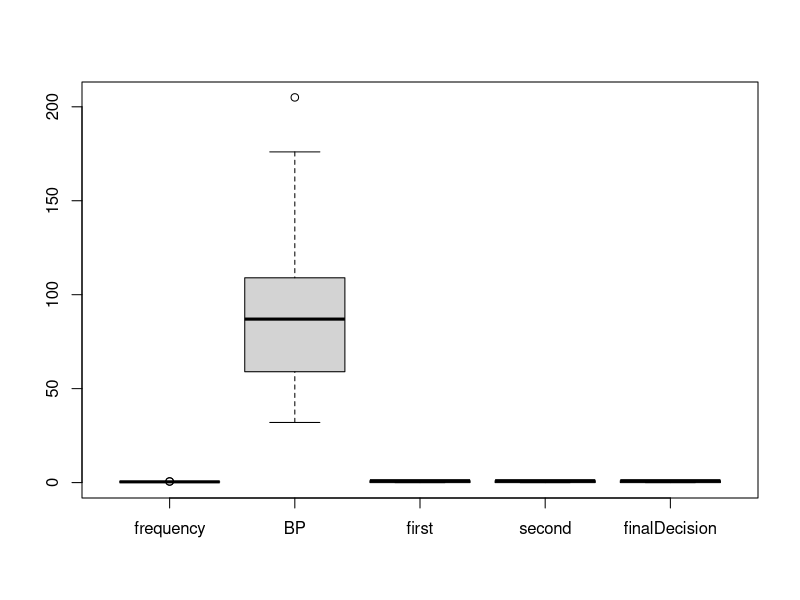
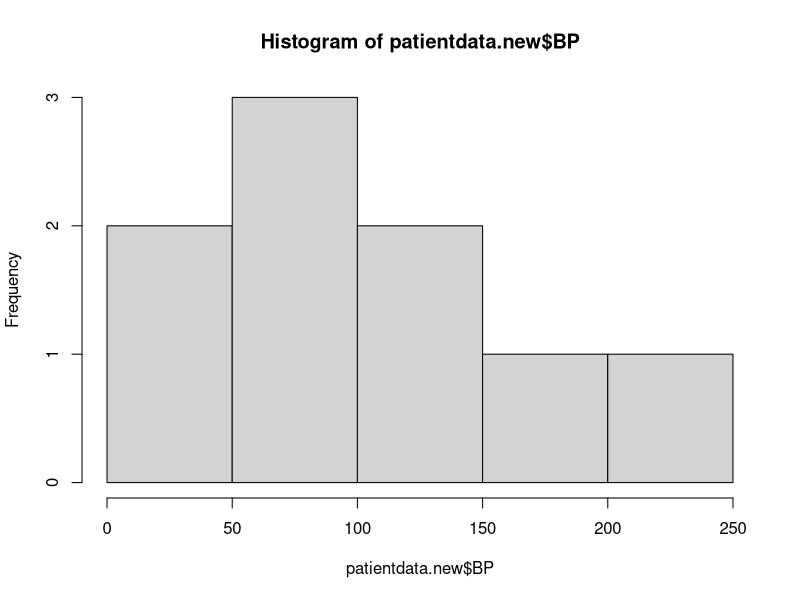
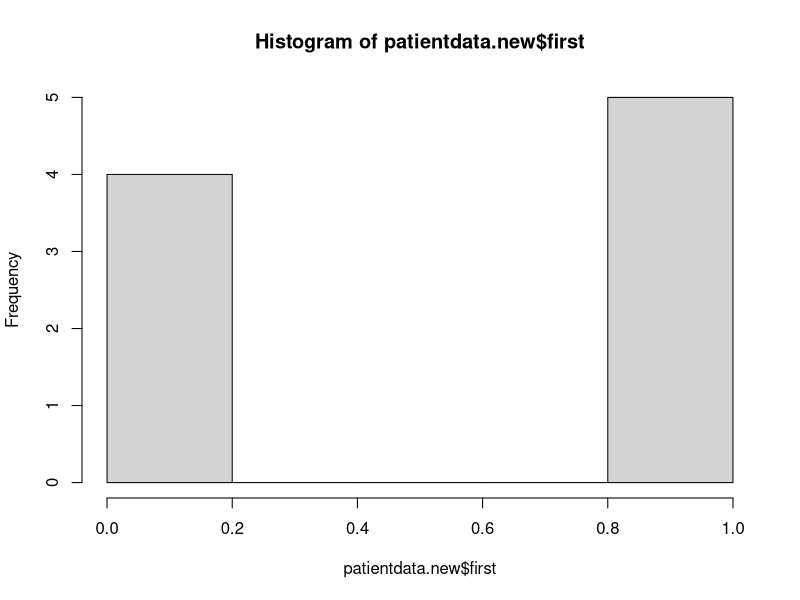
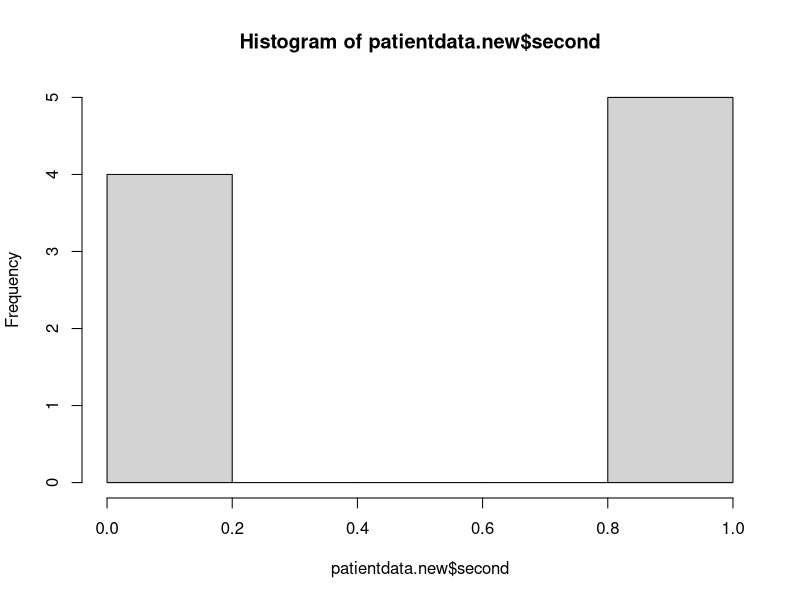
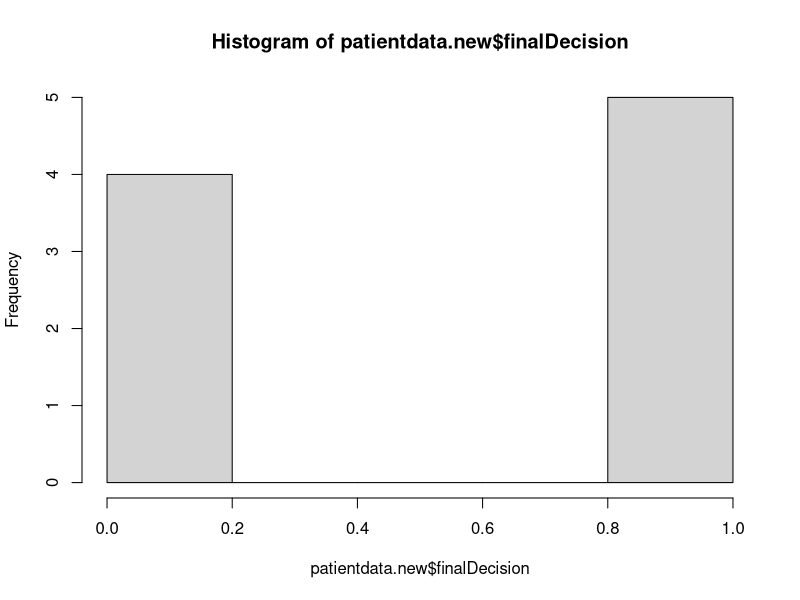
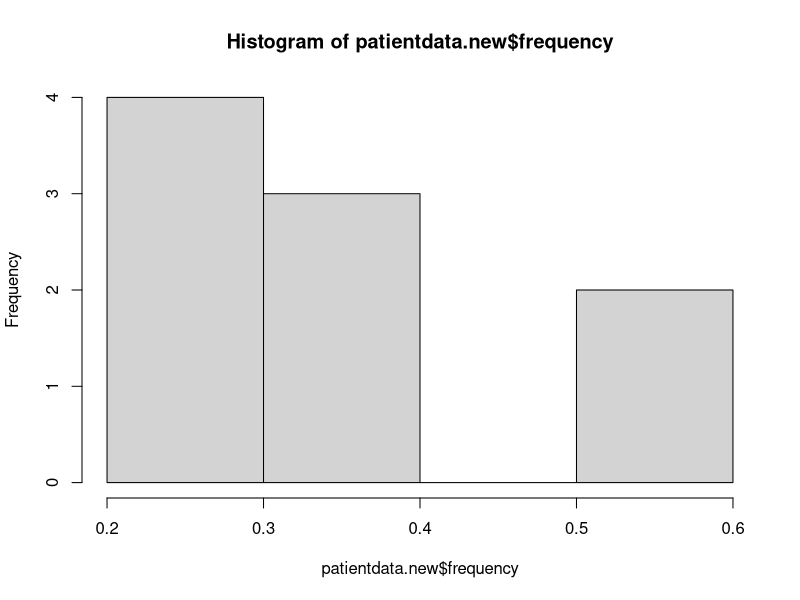

Recreate these plots in R, in order.
frequency <- c(0.6,0.3,0.4,0.4,0.2,0.6,0.3,0.4,0.9,0.2)
BP <- c(103,87,32,42,59,109,78,205,135,176)
first <- c(1,1,1,1,0,0,0,0,NA,1)
second <- c(0,0,1,1,0,0,1,1,1,1)
finalDecision <- c(0,1,0,1,0,1,0,1,1,1)


patientData <- data.frame(frequency, BP, first, second, finalDecision)
patientdata.new <- na.omit(patientData)

boxplot(patientdata.new)

hist(patientdata.new$BP)
hist(patientdata.new$first)
hist(patientdata.new$second)
hist(patientdata.new$finalDecision)
hist(patientdata.new$frequency)

#Mean of final decision ratings
mean(patientdata.new$finalDecision)
